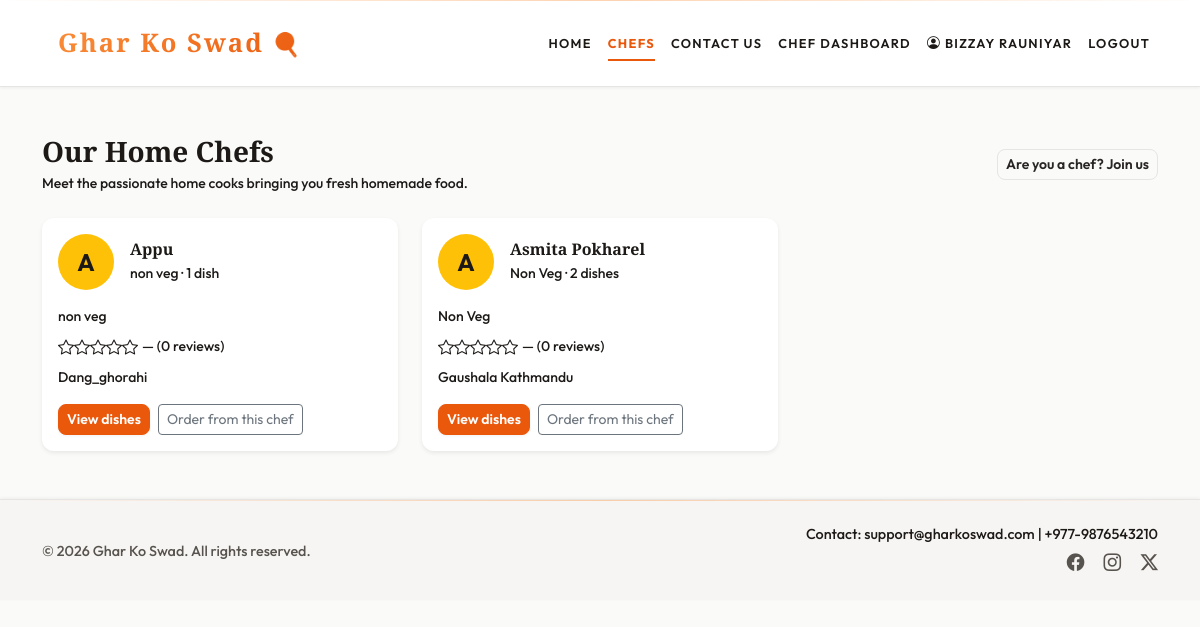
The page /chefs/ (signed in) on the database its author committed.
### core/models.py (models this page shows, shortened)
class CustomUser(AbstractUser):
    USER_TYPE_CHOICES = (
        ('customer', 'Customer'),
        ('chef', 'Chef'),
    )
    username = None
    email = models.EmailField(unique=True)
    phone = models.CharField(max_length=15, blank=True)
    address = models.TextField(blank=True)
    user_type = models.CharField(max_length=10, choices=USER_TYPE_CHOICES, default='customer')
    speciality = models.CharField(max_length=200, blank=True, null=True)
    USERNAME_FIELD = 'email'
    REQUIRED_FIELDS = []
    objects = CustomUserManager()

### core/views.py (the view)
# urls.py: path('chefs/', views.chef_profile, name='chef_profile'),
def chef_profile(request):
    chefs = (
        User.objects.filter(user_type='chef')
        .filter(food_items__servings_available__gt=0)
        .distinct()
        .annotate(
            food_count=Count('food_items', distinct=True, filter=Q(food_items__servings_available__gt=0)),
            review_count=Count('food_items__reviews', distinct=True),
            avg_rating=Avg('food_items__reviews__rating'),
        )
    )
    return render(request, 'core/chef_profile.html', {'chefs': chefs})

### core/context_processors.py (called while the page is built)
def user_profile(request):
    class ProfileRole:
        def __init__(self, role):
            self.role = role
    role = getattr(request.user, 'user_type', None) if request.user.is_authenticated else None
    return {'user_profile': ProfileRole(role) if role else None}

### templates/core/chef_profile.html (shortened to what this page needs)
{% extends 'base.html' %}
{% load static %}
{% block content %}
<section class="py-5">
    <div class="container">
        <div class="d-flex justify-content-between align-items-center mb-4">
            <div>
                <h1 class="h3 fw-bold mb-1">Our Home Chefs</h1>
                <p class="text-muted small mb-0">
                    Meet the passionate home cooks bringing you fresh homemade food.
                </p>
            </div>
            <a href="{% url 'core:register' %}" class="btn btn-outline-primary btn-sm">
                Are you a chef? Join us
            </a>
        </div>
        <div class="row g-4">
            {% for chef in chefs %}
            <div class="col-md-6 col-lg-4">
                <div class="card h-100 shadow-sm border-0">
                    <div class="card-body">
                        <div class="d-flex align-items-center mb-3">
                            <div class="rounded-circle bg-warning d-flex align-items-center justify-content-center me-3" style="width: 56px; height: 56px;">
                                <span class="fw-bold text-white fs-4">{% firstof chef.first_name|slice:":1" chef.email|slice:":1" "C" %}</span>
                            </div>
                            <div>
                                <h2 class="h6 fw-bold mb-0">{% firstof chef.get_full_name chef.first_name chef.email %}</h2>
                                <small class="text-muted">{% firstof chef.speciality "Home chef" %} · {{ chef.food_count }} dish{{ chef.food_count|pluralize:"es" }}</small>
                            </div>
                        </div>
                        <p class="small text-muted mb-2">
                            {% if chef.speciality %}{{ chef.speciality }}{% else %}Fresh homemade meals from our kitchen.{% endif %}
                        </p>
                        <div class="d-flex align-items-center mb-2">
                            <span class="text-warning me-1">
                                {% for i in "12345" %}<i class="bi bi-star{% if chef.avg_rating and chef.avg_rating >= forloop.counter %}-fill{% endif %}"></i>{% endfor %}
                            </span>
                            <small class="text-muted">{% if chef.avg_rating %}{{ chef.avg_rating|floatformat:1 }}{% else %}—{% endif %} ({{ chef.review_count }} review{{ chef.review_count|pluralize }})</small>
                        </div>
                        {% if chef.address %}<small class="d-block text-muted mb-3">{{ chef.address|truncatewords:8 }}</small>{% endif %}
                        <div class="d-flex flex-wrap gap-2">
                            <a href="{% url 'core:index' %}#recommended" class="btn btn-primary btn-sm">View dishes</a>
                            <a href="{% url 'core:index' %}#recommended" class="btn btn-outline-secondary btn-sm">Order from this chef</a>
                        </div>
                    </div>
                </div>
            </div>
            {% endfor %}
        </div>
    </div>
</section>
{% endblock %}

### templates/base.html (shortened to what this page needs)
{% load static %}
<!DOCTYPE html>
<html lang="en">
<head>
    <link href="https://cdn.jsdelivr.net/npm/bootstrap@5.3.3/dist/css/bootstrap.min.css" rel="stylesheet">
    <link href="https://cdn.jsdelivr.net/npm/bootstrap-icons@1.11.3/font/bootstrap-icons.css" rel="stylesheet">
    <link rel="stylesheet" href="{% static 'premium.css' %}">
</head>
<body>
    <nav class="navbar navbar-expand-lg navbar-dark">
        <div class="container">
            <a class="navbar-brand fw-bold" href="{% url 'core:index' %}">Ghar Ko Swad</a>
            <div class="collapse navbar-collapse" id="navbarSupportedContent">
                <ul class="navbar-nav ms-auto mb-2 mb-lg-0">
                    <li class="nav-item"><a class="nav-link {% if request.resolver_match.url_name == 'index' %}active{% endif %}" href="{% url 'core:index' %}">Home</a></li>
                    <li class="nav-item"><a class="nav-link {% if request.resolver_match.url_name == 'chef_profile' %}active{% endif %}" href="{% url 'core:chef_profile' %}">Chefs</a></li>
                    <li class="nav-item"><a class="nav-link {% if request.resolver_match.url_name == 'contact' %}active{% endif %}" href="{% url 'core:contact' %}">Contact Us</a></li>
                    {% if user.is_authenticated and user_profile and user_profile.role == 'chef' %}
                    <li class="nav-item"><a class="nav-link {% if request.resolver_match.url_name == 'chef_dashboard' %}active{% endif %}" href="{% url 'core:chef_dashboard' %}">Chef Dashboard</a></li>
                    {% endif %}
                    {% if user.is_authenticated %}
                    <li class="nav-item"><span class="nav-link py-2"><i class="bi bi-person-circle me-1"></i>{% firstof user.get_full_name user.first_name user.email %}</span></li>
                    <li class="nav-item"><a class="nav-link" href="{% url 'core:logout' %}">Logout</a></li>
                    {% else %}
                    <li class="nav-item"><a class="nav-link {% if request.resolver_match.url_name == 'login' %}active{% endif %}" href="{% url 'core:login' %}">Login</a></li>
                    {% endif %}
                </ul>
            </div>
        </div>
    </nav>
    {% block content %}{% endblock %}
    <footer class="py-4 mt-auto">
        <div class="container">
            <div class="row gy-3 align-items-center">
                <div class="col-md-6">
                    <small class="text-muted">© <span id="year"></span> Ghar Ko Swad. All rights reserved.</small>
                </div>
                <div class="col-md-6 text-md-end">
                    <small class="d-block">Contact: support@gharkoswad.com | +977-9876543210</small>
                    <div class="mt-1">
                        <a href="#" class="text-muted me-3"><i class="bi bi-facebook"></i></a>
                        <a href="#" class="text-muted me-3"><i class="bi bi-instagram"></i></a>
                        <a href="#" class="text-muted"><i class="bi bi-twitter-x"></i></a>
                    </div>
                </div>
            </div>
        </div>
    </footer>
</body>
</html>

### premium.css (style rules this page uses)
:root { --ink: #292524; --ink-light: #44403C; --gold: #EA580C; --gold-light: #FB923C; --gold-dark: #C2410C; --cream: #FAFAF9; --cream-warm: #F5F3F0; --surface: #FFFFFF; --nav-bg: #FFFFFF; --footer-bg: #F7F5F3; --text: #1C1917; --text-muted: #57534E; --border: #E7E5E4; --success: #0D9488; --danger: #DC2626; --shadow: rgba(41, 37, 36, 0.06); --shadow-hover: rgba(41, 37, 36, 0.1); --radius: 12px; --radius-sm: 8px; }
.navbar { transition: all 0.4s cubic-bezier(0.4, 0, 0.2, 1); padding: 1rem 0; background: var(--nav-bg); border-bottom: 1px solid var(--border); box-shadow: 0 1px 3px var(--shadow); position: relative; }
.navbar::before { content: ""; position: absolute; top: 0; left: 0; right: 0; height: 1px; background: linear-gradient(90deg, transparent, var(--gold-light), transparent); opacity: 0.4; }
.navbar-brand { font-size: 1.6rem; font-weight: 800; letter-spacing: 0.08em; background: linear-gradient(135deg, var(--gold-light), var(--gold)); -webkit-background-clip: text; -webkit-text-fill-color: transparent; background-clip: text; transition: all 0.3s ease; padding: 8px 16px; border-radius: 8px; }
.navbar-brand::after { content: '🍳'; margin-left: 8px; font-size: 1.4rem; }
.navbar-nav .nav-link, .nav-link { position: relative; font-weight: 600; margin: 0 8px; padding: 8px 0 !important; color: var(--text) !important; transition: all 0.3s ease; text-transform: uppercase; font-size: 0.8rem; letter-spacing: 0.1em; }
.navbar-nav .nav-link::before, .nav-link::before { content: ""; position: absolute; bottom: 0; left: 0; width: 0; height: 2px; background: var(--gold); transition: width 0.3s ease; }
.navbar-nav .nav-link.active, .nav-link.active { color: var(--gold) !important; font-weight: 700; }
.navbar-nav .nav-link.active::before, .nav-link.active::before { width: 100%; }
footer { background: var(--footer-bg); border-top: 1px solid var(--border); position: relative; box-shadow: 0 -1px 3px var(--shadow); }
footer::before { content: ""; position: absolute; top: 0; left: 0; width: 100%; height: 1px; background: linear-gradient(90deg, transparent, var(--gold-light), transparent); opacity: 0.4; }
footer small { font-size: 0.9rem; color: var(--text-muted); }
footer a { font-size: 1.1rem; transition: all 0.3s ease; color: var(--text); }
body { background: var(--cream); color: var(--text) !important; font-weight: 500; font-family: 'Outfit', sans-serif; }
body:not(.hero-section), body p, body .lead, body small, .card-body, .card-body p, .card-body small, .card-body span, section:not(.hero-section) p, section:not(.hero-section) .lead, section:not(.hero-section) small, section:not(.hero-section) h1, section:not(.hero-section) h2, section:not(.hero-section) h3, section:not(.hero-section) h4, section:not(.hero-section) h5, section:not(.hero-section) h6 { color: var(--text) !important; }
body h1:not(.hero-title), body h2, body h3, body h4, body h5, body h6, .card-title, .card h1, .card h2, .card h3, .card h4, .card h5, .card h6, .section-title, .home-contact h2, .home-contact h3 { color: var(--text) !important; }
.text-muted { color: var(--text-muted) !important; }
small.text-muted, .text-muted { color: var(--text-muted) !important; }
.navbar-brand, .hero-title, .section-title, h1, h2, .card h1, .home-contact h2, .home-contact h3 { font-family: 'Cormorant Garamond', serif; }
.card { border-radius: var(--radius); transition: transform 0.3s cubic-bezier(0.4, 0, 0.2, 1), box-shadow 0.3s ease; overflow: hidden; position: relative; border: 1px solid var(--border); background: var(--surface); box-shadow: 0 1px 2px var(--shadow); }
.card-title, .card h1, .card h2 { color: var(--text); font-weight: 700; }
.card::before { content: ""; position: absolute; top: 0; left: -100%; width: 100%; height: 100%; background: linear-gradient(90deg, transparent, rgba(234, 88, 12, 0.06), transparent); transition: left 0.5s ease; z-index: 1; pointer-events: none; }
.btn-primary { background: var(--gold); border: 1px solid var(--gold); color: #FFFFFF; box-shadow: 0 1px 3px var(--shadow); border-radius: var(--radius-sm); font-weight: 600; transition: all 0.25s ease; }
.btn-outline-primary { color: var(--ink); border: 1px solid var(--border); background: transparent; border-radius: var(--radius-sm); font-weight: 600; }
a:not(.nav-link):not(.btn) { color: var(--gold-dark); transition: all 0.3s ease; }

### rows shown on the page
CustomUser: first_name+last_name "BIZZAY RAUNIYAR"
CustomUser: first_name "A", first_name+last_name "Appu", speciality "non veg", food_count "1", review_count "0", address "Dang_ghorahi"
CustomUser: first_name "A", first_name+last_name "Asmita Pokharel", speciality "Non Veg", food_count "2", review_count "0", address "Gaushala Kathmandu"
